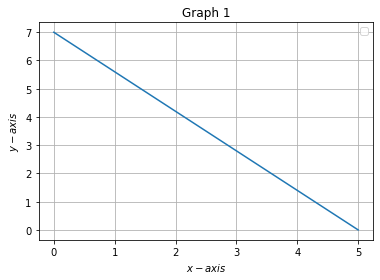

Here is the Python script that generated this plot:
# -*- coding: utf-8 -*-
"""l01c01_introduction_to_colab_and_python.ipynb

Automatically generated by Colaboratory.

Original file is located at
    https://colab.research.google.com/github/tensorflow/examples/blob/master/courses/udacity_intro_to_tensorflow_for_deep_learning/l01c01_introduction_to_colab_and_python.ipynb

##### Copyright 2018 The TensorFlow Authors.
"""

#@title Licensed under the Apache License, Version 2.0 (the "License");
# you may not use this file except in compliance with the License.
# You may obtain a copy of the License at
#
# https://www.apache.org/licenses/LICENSE-2.0
#
# Unless required by applicable law or agreed to in writing, software
# distributed under the License is distributed on an "AS IS" BASIS,
# WITHOUT WARRANTIES OR CONDITIONS OF ANY KIND, either express or implied.
# See the License for the specific language governing permissions and
# limitations under the License.

import numpy as np
import matplotlib.pyplot as plt


  
# x axis values
x = [5,0]
# corresponding y axis values
y = [0,7]
  
# plotting the points 
plt.plot(x, y)
  
# naming the x axis
plt.xlabel('x - axis')
# naming the y axis
plt.ylabel('y - axis')

# giving a title to my graph
plt.title('Graph 1')


plt.xlabel('$x-axis$')
plt.ylabel('$y-axis$')
plt.legend(loc='best')
plt.grid() # minor

"""## **Introduction to Colab and Python**

<table class="tfo-notebook-buttons" align="left">
  <td>
    <a target="_blank" href="https://colab.research.google.com/github/tensorflow/examples/blob/master/courses/udacity_intro_to_tensorflow_for_deep_learning/l01c01_introduction_to_colab_and_python.ipynb"><img src="https://www.tensorflow.org/images/colab_logo_32px.png" />Run in Google Colab</a>
  </td>
  <td>
    <a target="_blank" href="https://github.com/tensorflow/examples/blob/master/courses/udacity_intro_to_tensorflow_for_deep_learning/l01c01_introduction_to_colab_and_python.ipynb"><img src="https://www.tensorflow.org/images/GitHub-Mark-32px.png" />View source on GitHub</a>
  </td>
</table>

Welcome to this Colab where you will get a quick introduction to the Python programming language and the environment used for the course's exercises: Colab.

Colab is a Python development environment that runs in the browser using Google Cloud.

For example, to print "Hello World", just hover the mouse over [ ] and press the play button to the upper left. Or press shift-enter to execute.
"""

print("Hello World")

"""## Functions, Conditionals, and Iteration
Let's create a Python function, and call it from a loop.
"""

def HelloWorldXY(x, y):
  if (x < 10):
    print("Hello World, x was < 10")
  elif (x < 20):
    print("Hello World, x was >= 10 but < 20")
  else:
    print("Hello World, x was >= 20")
  return x + y

for i in range(8, 25, 5):  # i=8, 13, 18, 23 (start, stop, step)
  print("--- Now running with i: {}".format(i))
  r = HelloWorldXY(i,i)
  print("Result from HelloWorld: {}".format(r))

print(HelloWorldXY(1,2))

"""Easy, right?

If you want a loop starting at 0 to 2 (exclusive) you could do any of the following
"""

print("Iterate over the items. `range(2)` is like a list [0,1].")
for i in range(2):
  print(i)

print("Iterate over an actual list.")
for i in [0,1]:
  print(i)

print("While works")
i = 0
while i < 2:
  print(i)
  i += 1

print("Python supports standard key words like continue and break")
while True:
  print("Entered while")
  break

"""## Numpy and lists
Python has lists built into the language.
However, we will use a library called numpy for this.
Numpy gives you lots of support functions that are useful when doing Machine Learning.

Here, you will also see an import statement. This statement makes the entire numpy package available and we can access those symbols using the abbreviated 'np' syntax.
"""

import numpy as np  # Make numpy available using np.

# Create a numpy array, and append an element
a = np.array(["Hello", "World"])
a = np.append(a, "!")
print("Current array: {}".format(a))
print("Printing each element")
for i in a:
  print(i)

print("\nPrinting each element and their index")
for i,e in enumerate(a):
  print("Index: {}, was: {}".format(i, e))

print("\nShowing some basic math on arrays")
b = np.array([0,1,4,3,2])
print("Max: {}".format(np.max(b)))
print("Average: {}".format(np.average(b)))
print("Max index: {}".format(np.argmax(b)))

print("\nYou can print the type of anything")
print("Type of b: {}, type of b[0]: {}".format(type(b), type(b[0])))

print("\nUse numpy to create a [3,3] dimension array with random number")
c = np.random.rand(3, 3)
print(c)

print("\nYou can print the dimensions of arrays")
print("Shape of a: {}".format(a.shape))
print("Shape of b: {}".format(b.shape))
print("Shape of c: {}".format(c.shape))
print("...Observe, Python uses both [0,1,2] and (0,1,2) to specify lists")

"""## Colab Specifics

Colab is a virtual machine you can access directly. To run commands at the VM's terminal, prefix the line with an exclamation point (!).
"""

print("\nDoing $ls on filesystem")
!ls -l
!pwd

print("Install numpy")  # Just for test, numpy is actually preinstalled in all Colab instances
!pip install numpy

"""**Exercise**

Create a code cell underneath this text cell and add code to:


*   List the path of the current directory (pwd)
* Go to / (cd) and list the content (ls -l)
"""

!pwd
!cd /
!ls -l
print("Hello")

"""All usage of Colab in this course is completely free or charge. Even GPU usage is provided free of charge for some hours of usage every day.

**Using GPUs**
* Many of the exercises in the course executes more quickly by using GPU runtime: Runtime | Change runtime type | Hardware accelerator | GPU

**Some final words on Colab**
*   You execute each cell in order, you can edit & re-execute cells if you want
*   Sometimes, this could have unintended consequences. For example, if you add a dimension to an array and execute the cell multiple times, then the cells after may not work. If you encounter problem reset your environment:
  *   Runtime -> Restart runtime... Resets your Python shell
  *   Runtime -> Restart all runtimes... Will reset the Colab image, and get you back to a 100% clean environment
* You can also clear the output in the Colab by doing: Edit -> Clear all outputs
* Colabs in this course are loaded from GitHub. Save to your Google Drive if you want a copy with your code/output: File -> Save a copy in Drive...

**Learn More**
*   Check out [this](https://www.youtube.com/watch?v=inN8seMm7UI&list=PLQY2H8rRoyvwLbzbnKJ59NkZvQAW9wLbx&index=3) episode of #CodingTensorFlow, and don't forget to subscribe to the YouTube channel ;)

"""
